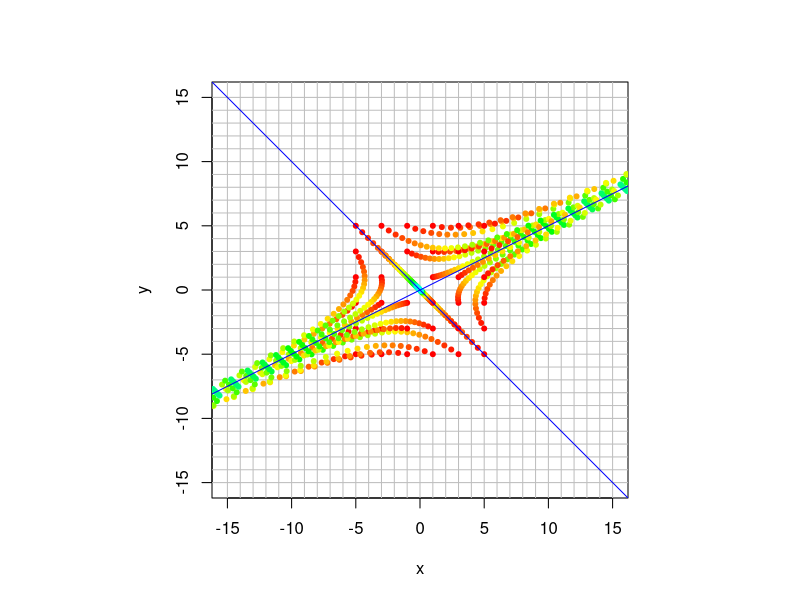
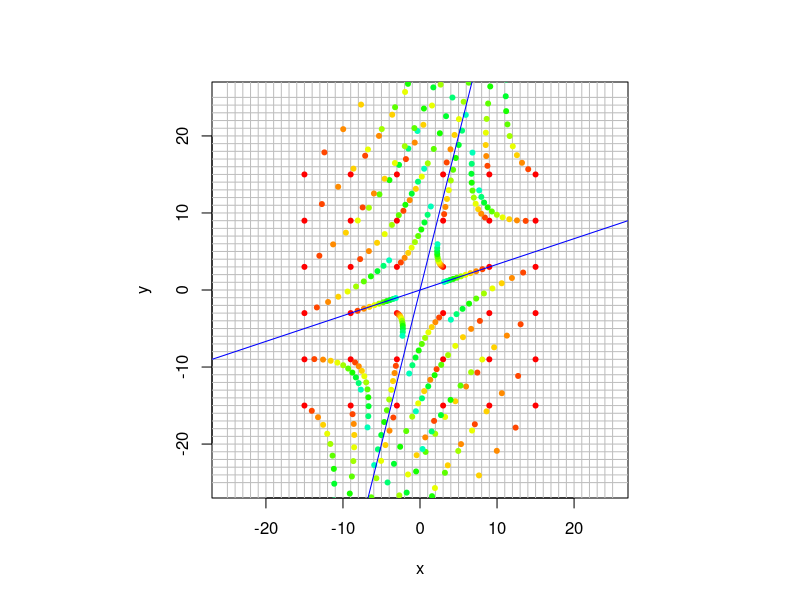
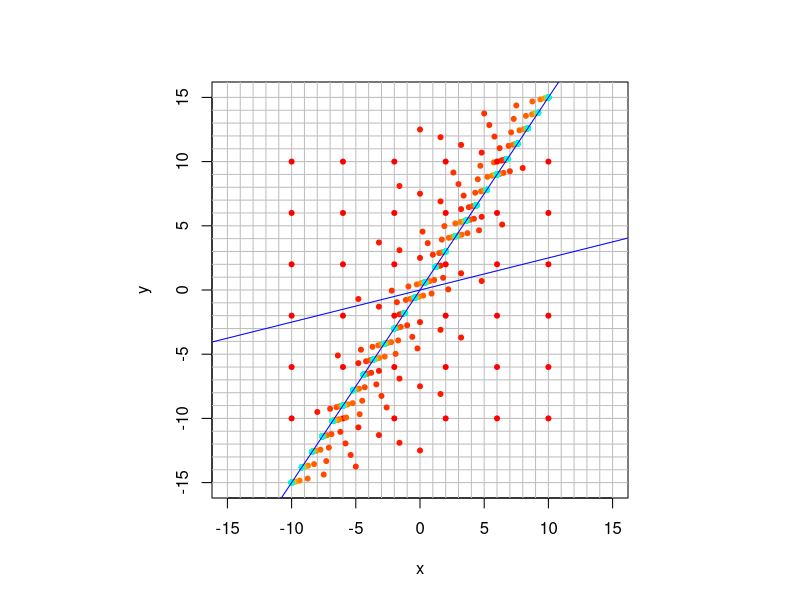
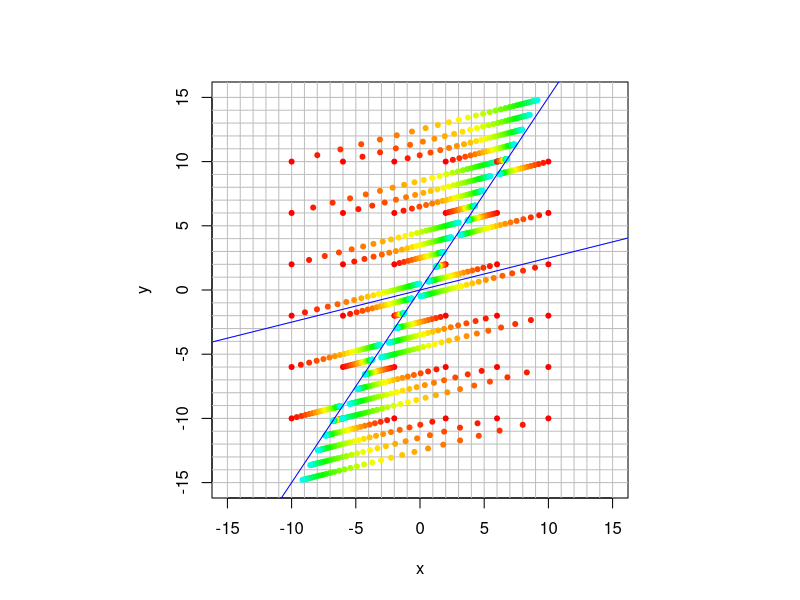
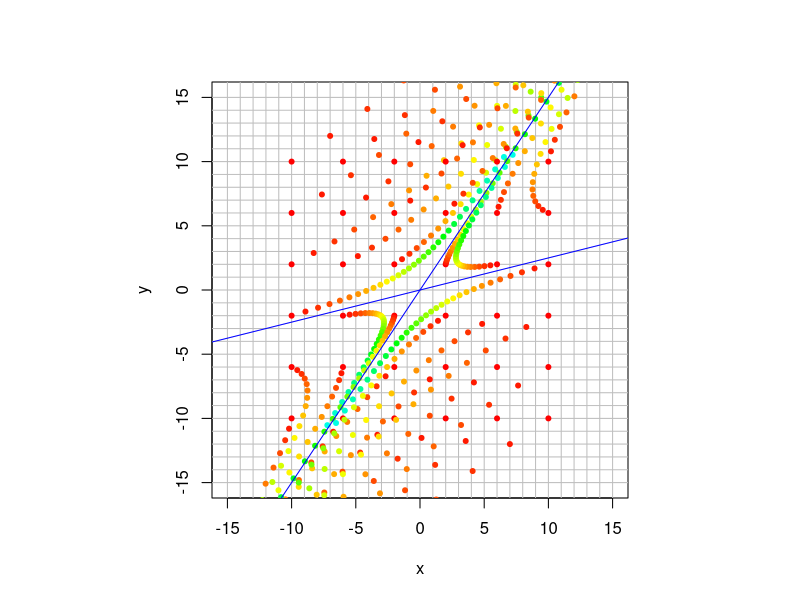
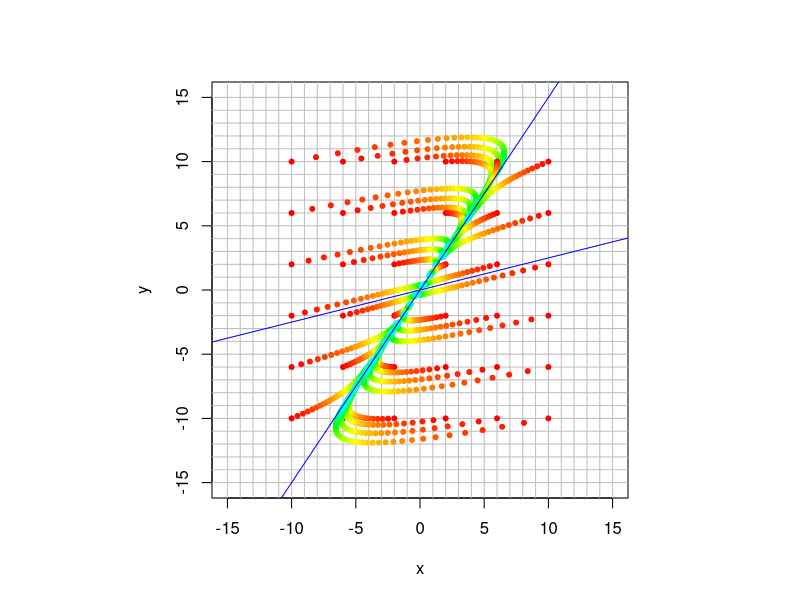
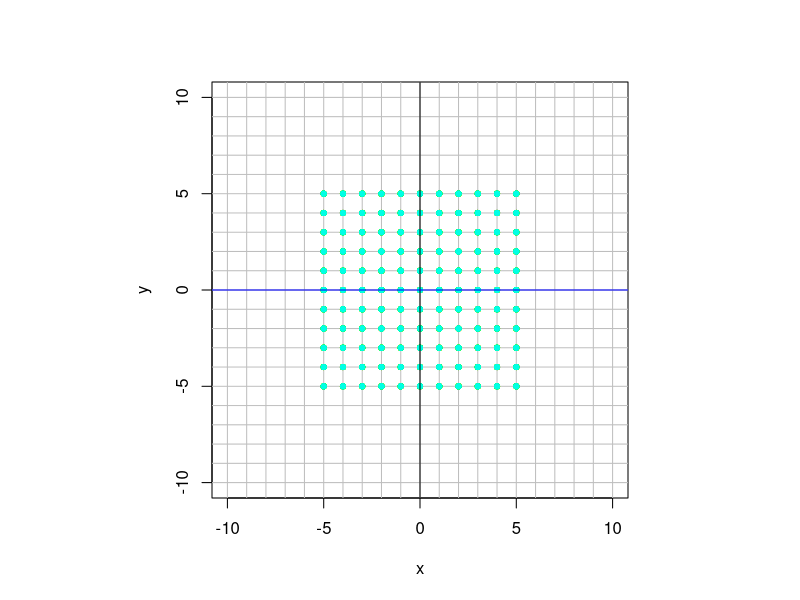

Recreate these plots in R, in order.
## ---- chunk 1
get_traj <- function(mat, x0, num) {
  traj = cbind(x0) 
  num
  for (i in 1:num) {
    traj = cbind(traj, mat %*% traj[,dim(traj)[2]])
    traj
  }
  return(traj)
}

plot_traj <- function(mat, x0, num) {
  traj = get_traj(mat,x0,num)
  points(traj[1,],traj[2,], pch=20, col=rainbow(length(traj)))
}

trajectory_plot <- function(mat, t=20, datamax=5, plotmax=10, numpoints=10, showEigenspaces=TRUE) {
  # initialize plot
  par(pty = "s")
  plot(c(0),c(0),type="n",
       xlim=c(-plotmax,plotmax),ylim=c(-plotmax,plotmax),
       xlab='x', ylab='y')
  abline(h=-plotmax:plotmax, v=-plotmax:plotmax, col="gray")
  mygrid <- expand.grid(x=seq(from = -datamax, by = 2*datamax/numpoints, l = numpoints+1),
                      y=seq(from =  -datamax, by = 2*datamax/numpoints, l = numpoints+1))
  for (i in 1:dim(mygrid)[1]) {
    plot_traj(mat,c(mygrid[i,1],mygrid[i,2]),t)
  }
  if (showEigenspaces) {
    eigen = eigen(mat)
    #mylabel = cat('lambda=', eigen$values[1], 'and lambda=', eigen$values[2])
    #title(xlab=mylabel)
    v1 = zapsmall(eigen$vectors[,1])
    v2 = zapsmall(eigen$vectors[,2])
    if (! class(v1[1]) == "complex") {
      if (v1[1] == 0) {
        abline(v=0)
      } else {
        abline(a=0,b=v1[2]/v1[1], col="blue")
      } 
      
      if (v2[1] == 0) {
        abline(v=0)
      } else {
        abline(a=0,b=v2[2]/v2[1], col="blue")
      }   
    }
    
  }
}
## ---- chunk 2
A = 1/30 * cbind(c(31,2),c(4,29))
trajectory_plot(A, t=30, datamax=5, plotmax=15, numpoints=5)
## ---- chunk 3
eigen(A)
## ---- chunk 4
A = 1/110 * cbind(c(97,-8),c(6,123))
eigen(A)
## ---- chunk 5
A = 1/110 * cbind(c(97,-8),c(6,123))
trajectory_plot(A, t=10, datamax=15, plotmax=25, numpoints=5)
## ---- chunk 6
A = rbind(c(0.4, 0.4), c(-0.15, 1.1))
eigen(A)
## ---- chunk 7
trajectory_plot(A, t=30, datamax=10, plotmax=15, numpoints=5)
## ---- chunk 8
A = rbind(c(0.88, 0.08), c(-0.03, 1.02))
eigen(A)
trajectory_plot(A, t=30, datamax=10, plotmax=15, numpoints=5)
## ---- chunk 9
A = rbind(c(0.86, 0.16), c(-0.06, 1.14))
eigen(A)
trajectory_plot(A, t=30, datamax=10, plotmax=15, numpoints=5)
## ---- chunk 10
A = rbind(c(0.882, 0.072), c(-0.027, 1.008))
eigen(A)
trajectory_plot(A, t=50, datamax=10, plotmax=15, numpoints=5)
## ---- chunk 11
A = cbind(c(1,0),c(0,1))
trajectory_plot(A, t=30, datamax=5, plotmax=10, numpoints=10)
eigen(A)

